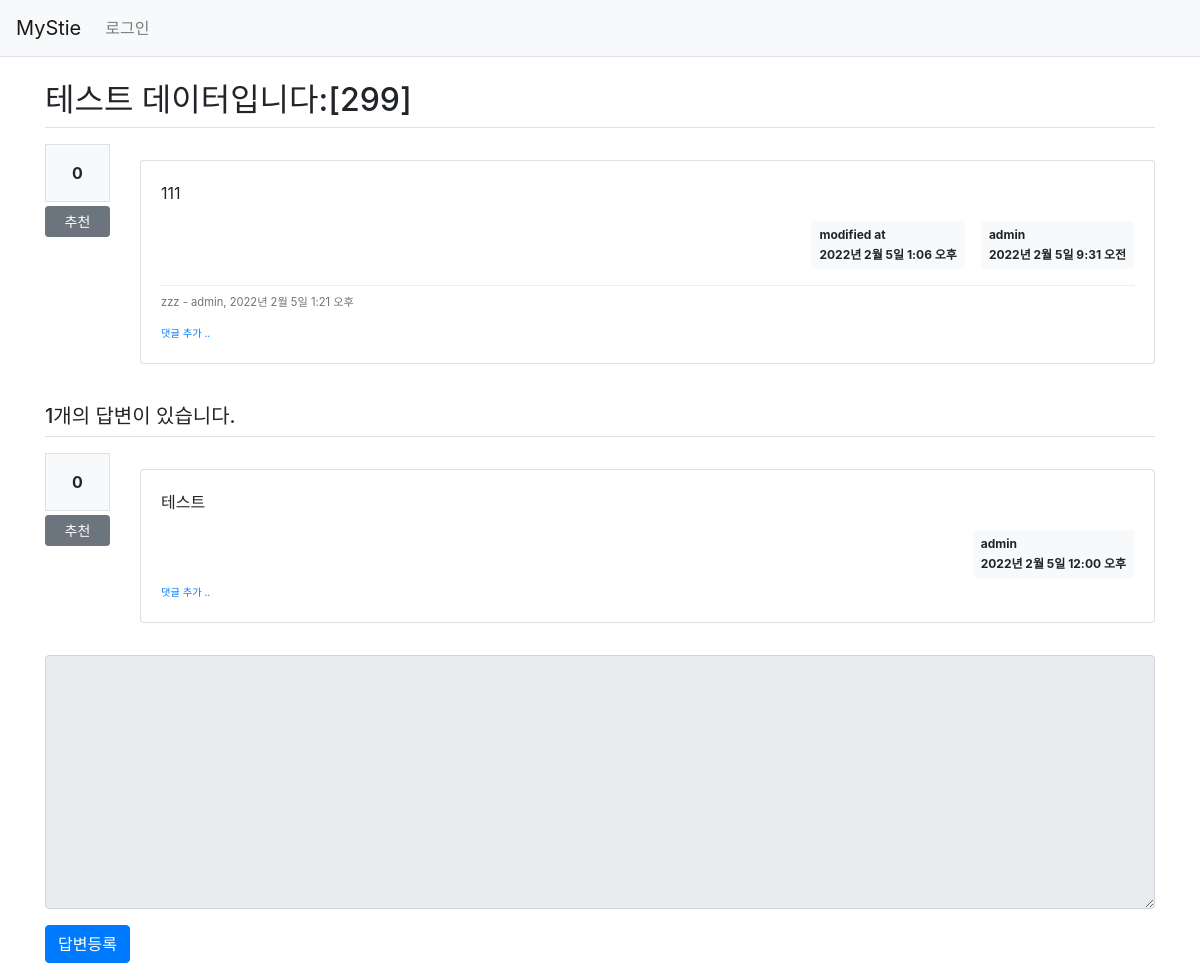
Screenshot of /pybo/302/ with the database file from the repository.
### pybo/models.py (models this page shows, shortened)
class Question(models.Model):
    author = models.ForeignKey(User, on_delete=models.CASCADE, related_name='author_question')
    subject = models.CharField(max_length = 200)
    content = models.TextField()
    create_date = models.DateTimeField()
    modify_date = models.DateTimeField(null=True, blank=True)
    voter = models.ManyToManyField(User, related_name='voter_question')  # 추천인 추가

class Comment(models.Model):
    author = models.ForeignKey(User, on_delete=models.CASCADE)
    content = models.TextField()
    create_date = models.DateTimeField()
    modify_date = models.DateTimeField(null=True, blank=True)
    question = models.ForeignKey(Question, null=True, blank=True, on_delete=models.CASCADE)
    answer = models.ForeignKey(Answer, null=True, blank=True, on_delete=models.CASCADE)

class Answer(models.Model):
    author = models.ForeignKey(User, on_delete=models.CASCADE, related_name='author_answer')
    question = models.ForeignKey(Question, on_delete = models.CASCADE)
    content = models.TextField()
    create_date = models.DateTimeField()
    modify_date = models.DateTimeField(null=True, blank=True)
    voter = models.ManyToManyField(User, related_name='voter_answer')

### pybo/views/base_views.py (the view)
def detail(request, question_id):
    question = get_object_or_404(Question, pk = question_id)
    context = {'question': question}
    return render(request, 'pybo/question_detail.html', context)

### pybo/templatetags/pybo_filter.py (called while the page is built)
@register.filter()
def mark(value):
    extensions = ["nl2br", "fenced_code"]
    return mark_safe(markdown.markdown(value, extensions=extensions))

### templates/pybo/question_detail.html (shortened to what this page needs)
{% extends 'base.html' %}
{% load pybo_filter %}
{% block content %}
<div class="container my-3">
    <h2 class="border-bottom py-2">{{ question.subject }}</h2>
    <div class="row my-3">
        <div class="col-1">
            <div class="bg-light text-center p-3 border font-weight-bolder mb-1">{{question.voter.count}}</div>
            <a href="#" data-uri="{% url 'pybo:vote_question' question.id  %}"
                class="recommend btn btn-sm btn-secondary btn-block my-1">추천</a>
        </div>
        <div class="col-11">
            <div class="card my-3">
                <div class="card-body">
                    <div class="card-text">{{ question.content|mark }}</div>
                    <div class="d-flex justify-content-end">
                        {% if question.modify_date %}
                        <div class="badge badge-light p-2 text-left mx-3">
                            <div class="mb-2">modified at</div>
                            <div>{{ question.modify_date }}</div>
                        </div>
                        {% endif %}
                        <div class="badge badge-light p-2 text-left">
                            <div class="mb-2">{{ question.author.username }}</div>
                            <div> {{ question.create_date }} </div>
                        </div>
                    </div>
                    {% if question.comment_set.count > 0 %}
                    <div class="mt-3">
                    {% for comment in question.comment_set.all %}
                        <div class="comment py-2 text-muted">
                            <span style="white-space: pre-line;">{{ comment.content }}</span>
                            <span>
                                - {{ comment.author }}, {{ comment.create_date }}
                            </span>
                        </div>
                    {% endfor %}
                    </div>
                    {% endif %}
                    <div>
                        <a href="{% url 'pybo:comment_create_question' question.id  %}"
                        class="small"><small>댓글 추가 ..</small></a>
                    </div>
                </div>
            </div>
        </div>
    </div>
    <h5 class="border-bottom my-3 py-2">{{question.answer_set.count}}개의 답변이 있습니다.</h5>
    {% for answer in question.answer_set.all %}
    <div class="row my-3">
        <div class="col-1">
            <div class="bg-light text-center p-3 border font-weight-bolder mb-1">{{answer.voter.count}}</div>
            <a href="#" data-uri="{% url 'pybo:vote_answer' answer.id  %}"
                class="recommend btn btn-sm btn-secondary btn-block my-1">추천</a>
        </div>
        <div class="col-11">
            <div class="card my-3">
                <div class="card-body">
                    <div class="card-text">{{ answer.content|mark }}</div>
                    <div class="d-flex justify-content-end">
                        <div class="badge badge-light p-2 text-left">
                            <div class="mb-2">{{ answer.author.username }}</div>
                            <div> {{ answer.create_date }} </div>
                        </div>
                    </div>
                    <div>
                        <a href="{% url 'pybo:comment_create_answer' answer.id  %}"
                        class="small"><small>댓글 추가 ..</small></a>
                    </div>
                </div>
            </div>
        </div>
    </div>
    {% endfor %}
    <form action="{% url 'pybo:answer_create' question.id %}" method="post" class="my-3">
        <div class="form-group">
            <textarea {% if not user.is_authenticated %}disabled{% endif %}
                name="content" id="content" class="form-control" rows="10"></textarea>
        </div>
        <input type="submit" value="답변등록" class="btn btn-primary">
    </form>
</div>
{% endblock %}

### static/style.css (style rules this page uses)
.comment { border-top:dotted 1px #ddd; font-size:0.7em; }

### rows the page displays
Question: subject "테스트 데이터입니다:[299]", voter.count "0", content|mark "111", modify_date "2022년 2월 5일 1:06 오후", author.username "admin", create_date "2022년 2월 5일 9:31 오전", answer_set.count "1"
Comment: content "zzz", author "admin", create_date "2022년 2월 5일 1:21 오후"
Answer: voter.count "0", content|mark "테스트", author.username "admin", create_date "2022년 2월 5일 12:00 오후"
